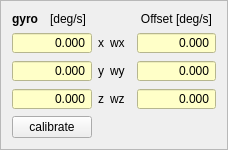
               <widget class="QFrame" name="frame_38">
                <property name="frameShape">
                 <enum>QFrame::StyledPanel</enum>
                </property>
                <property name="frameShadow">
                 <enum>QFrame::Raised</enum>
                </property>
                <layout class="QGridLayout" name="gridLayout_32">
                 <item row="5" column="4" colspan="2">
                  <widget class="QLabel" name="label_68">
                   <property name="autoFillBackground">
                    <bool>false</bool>
                   </property>
                   <property name="frameShape">
                    <enum>QFrame::NoFrame</enum>
                   </property>
                   <property name="frameShadow">
                    <enum>QFrame::Sunken</enum>
                   </property>
                   <property name="text">
                    <string>wy</string>
                   </property>
                   <property name="alignment">
                    <set>Qt::AlignLeading|Qt::AlignLeft|Qt::AlignVCenter</set>
                   </property>
                  </widget>
                 </item>
                 <item row="2" column="6">
                  <widget class="QDoubleSpinBox" name="val_gyro_offset_x">
                   <property name="toolTip">
                    <string>&lt;html&gt;&lt;head/&gt;&lt;body&gt;&lt;p&gt;Gyro offset value (x) degrees/sek&lt;/p&gt;&lt;/body&gt;&lt;/html&gt;</string>
                   </property>
                   <property name="whatsThis">
                    <string notr="true"/>
                   </property>
                   <property name="accessibleName">
                    <string notr="true"/>
                   </property>
                   <property name="accessibleDescription">
                    <string notr="true"/>
                   </property>
                   <property name="styleSheet">
                    <string notr="true">background-color: rgb(255, 255, 200);</string>
                   </property>
                   <property name="alignment">
                    <set>Qt::AlignRight|Qt::AlignTrailing|Qt::AlignVCenter</set>
                   </property>
                   <property name="readOnly">
                    <bool>true</bool>
                   </property>
                   <property name="buttonSymbols">
                    <enum>QAbstractSpinBox::NoButtons</enum>
                   </property>
                   <property name="specialValueText">
                    <string notr="true"/>
                   </property>
                   <property name="decimals">
                    <number>3</number>
                   </property>
                   <property name="minimum">
                    <double>-1000000.000000000000000</double>
                   </property>
                   <property name="maximum">
                    <double>1000000.000000000000000</double>
                   </property>
                  </widget>
                 </item>
                 <item row="7" column="6">
                  <widget class="QDoubleSpinBox" name="val_gyro_offset_z">
                   <property name="toolTip">
                    <string>&lt;html&gt;&lt;head/&gt;&lt;body&gt;&lt;p&gt;Gyro zero offset value (z) in degrees/sek&lt;/p&gt;&lt;/body&gt;&lt;/html&gt;</string>
                   </property>
                   <property name="styleSheet">
                    <string notr="true">background-color: rgb(255, 255, 200);</string>
                   </property>
                   <property name="alignment">
                    <set>Qt::AlignRight|Qt::AlignTrailing|Qt::AlignVCenter</set>
                   </property>
                   <property name="readOnly">
                    <bool>true</bool>
                   </property>
                   <property name="buttonSymbols">
                    <enum>QAbstractSpinBox::NoButtons</enum>
                   </property>
                   <property name="specialValueText">
                    <string notr="true"/>
                   </property>
                   <property name="decimals">
                    <number>3</number>
                   </property>
                   <property name="minimum">
                    <double>-1000000.000000000000000</double>
                   </property>
                   <property name="maximum">
                    <double>1000000.000000000000000</double>
                   </property>
                  </widget>
                 </item>
                 <item row="5" column="3">
                  <widget class="QLabel" name="label_65">
                   <property name="autoFillBackground">
                    <bool>false</bool>
                   </property>
                   <property name="frameShape">
                    <enum>QFrame::NoFrame</enum>
                   </property>
                   <property name="frameShadow">
                    <enum>QFrame::Sunken</enum>
                   </property>
                   <property name="text">
                    <string>y</string>
                   </property>
                   <property name="alignment">
                    <set>Qt::AlignLeading|Qt::AlignLeft|Qt::AlignVCenter</set>
                   </property>
                  </widget>
                 </item>
                 <item row="5" column="6">
                  <widget class="QDoubleSpinBox" name="val_gyro_offset_y">
                   <property name="toolTip">
                    <string>&lt;html&gt;&lt;head/&gt;&lt;body&gt;&lt;p&gt;Gyro offset value (y) degrees/sek&lt;/p&gt;&lt;p&gt;&lt;br/&gt;&lt;/p&gt;&lt;/body&gt;&lt;/html&gt;</string>
                   </property>
                   <property name="styleSheet">
                    <string notr="true">background-color: rgb(255, 255, 200);</string>
                   </property>
                   <property name="alignment">
                    <set>Qt::AlignRight|Qt::AlignTrailing|Qt::AlignVCenter</set>
                   </property>
                   <property name="readOnly">
                    <bool>true</bool>
                   </property>
                   <property name="buttonSymbols">
                    <enum>QAbstractSpinBox::NoButtons</enum>
                   </property>
                   <property name="specialValueText">
                    <string notr="true"/>
                   </property>
                   <property name="decimals">
                    <number>3</number>
                   </property>
                   <property name="minimum">
                    <double>-1000000.000000000000000</double>
                   </property>
                   <property name="maximum">
                    <double>1000000.000000000000000</double>
                   </property>
                  </widget>
                 </item>
                 <item row="0" column="0">
                  <widget class="QLabel" name="label_14">
                   <property name="font">
                    <font>
                     <weight>75</weight>
                     <bold>true</bold>
                    </font>
                   </property>
                   <property name="text">
                    <string>gyro</string>
                   </property>
                   <property name="buddy">
                    <cstring>val_gyro</cstring>
                   </property>
                  </widget>
                 </item>
                 <item row="2" column="3">
                  <widget class="QLabel" name="label_64">
                   <property name="autoFillBackground">
                    <bool>false</bool>
                   </property>
                   <property name="frameShape">
                    <enum>QFrame::NoFrame</enum>
                   </property>
                   <property name="frameShadow">
                    <enum>QFrame::Sunken</enum>
                   </property>
                   <property name="text">
                    <string>x</string>
                   </property>
                   <property name="alignment">
                    <set>Qt::AlignLeading|Qt::AlignLeft|Qt::AlignVCenter</set>
                   </property>
                  </widget>
                 </item>
                 <item row="0" column="1" colspan="2">
                  <widget class="QLabel" name="label_51">
                   <property name="text">
                    <string>[deg/s]</string>
                   </property>
                   <property name="alignment">
                    <set>Qt::AlignCenter</set>
                   </property>
                   <property name="buddy">
                    <cstring>val_gyro</cstring>
                   </property>
                  </widget>
                 </item>
                 <item row="8" column="0" colspan="3">
                  <widget class="QPushButton" name="imu_gyro_calibrate">
                   <property name="toolTip">
                    <string>&lt;html&gt;&lt;head/&gt;&lt;body&gt;&lt;p&gt;Request a one-second gyro calibration.&lt;/p&gt;&lt;p&gt;NB! the robot must be stationary during this time!&lt;/p&gt;&lt;/body&gt;&lt;/html&gt;</string>
                   </property>
                   <property name="text">
                    <string>calibrate</string>
                   </property>
                  </widget>
                 </item>
                 <item row="7" column="0" colspan="3">
                  <widget class="QDoubleSpinBox" name="val_gyro_3">
                   <property name="toolTip">
                    <string>&lt;html&gt;&lt;head/&gt;&lt;body&gt;&lt;p&gt;Gyro value (yaw) degrees/sek, positive is CCV.&lt;/p&gt;&lt;/body&gt;&lt;/html&gt;</string>
                   </property>
                   <property name="styleSheet">
                    <string notr="true">background-color: rgb(255, 255, 200);</string>
                   </property>
                   <property name="alignment">
                    <set>Qt::AlignRight|Qt::AlignTrailing|Qt::AlignVCenter</set>
                   </property>
                   <property name="readOnly">
                    <bool>true</bool>
                   </property>
                   <property name="buttonSymbols">
                    <enum>QAbstractSpinBox::NoButtons</enum>
                   </property>
                   <property name="specialValueText">
                    <string notr="true"/>
                   </property>
                   <property name="decimals">
                    <number>3</number>
                   </property>
                   <property name="minimum">
                    <double>-1000000.000000000000000</double>
                   </property>
                   <property name="maximum">
                    <double>1000000.000000000000000</double>
                   </property>
                  </widget>
                 </item>
                 <item row="5" column="0" colspan="3">
                  <widget class="QDoubleSpinBox" name="val_gyro_2">
                   <property name="toolTip">
                    <string>&lt;html&gt;&lt;head/&gt;&lt;body&gt;&lt;p&gt;Gyro value (tilt) degrees/sek, positive is forward.&lt;/p&gt;&lt;/body&gt;&lt;/html&gt;</string>
                   </property>
                   <property name="styleSheet">
                    <string notr="true">background-color: rgb(255, 255, 200);</string>
                   </property>
                   <property name="alignment">
                    <set>Qt::AlignRight|Qt::AlignTrailing|Qt::AlignVCenter</set>
                   </property>
                   <property name="readOnly">
                    <bool>true</bool>
                   </property>
                   <property name="buttonSymbols">
                    <enum>QAbstractSpinBox::NoButtons</enum>
                   </property>
                   <property name="specialValueText">
                    <string notr="true"/>
                   </property>
                   <property name="decimals">
                    <number>3</number>
                   </property>
                   <property name="minimum">
                    <double>-1000000.000000000000000</double>
                   </property>
                   <property name="maximum">
                    <double>1000000.000000000000000</double>
                   </property>
                  </widget>
                 </item>
                 <item row="2" column="0" colspan="3">
                  <widget class="QDoubleSpinBox" name="val_gyro">
                   <property name="toolTip">
                    <string>&lt;html&gt;&lt;head/&gt;&lt;body&gt;&lt;p&gt;Gyro value (roll) degrees/sek, positive is right.&lt;/p&gt;&lt;/body&gt;&lt;/html&gt;</string>
                   </property>
                   <property name="styleSheet">
                    <string notr="true">background-color: rgb(255, 255, 200);</string>
                   </property>
                   <property name="alignment">
                    <set>Qt::AlignRight|Qt::AlignTrailing|Qt::AlignVCenter</set>
                   </property>
                   <property name="readOnly">
                    <bool>true</bool>
                   </property>
                   <property name="buttonSymbols">
                    <enum>QAbstractSpinBox::NoButtons</enum>
                   </property>
                   <property name="specialValueText">
                    <string notr="true"/>
                   </property>
                   <property name="decimals">
                    <number>3</number>
                   </property>
                   <property name="minimum">
                    <double>-1000000.000000000000000</double>
                   </property>
                   <property name="maximum">
                    <double>1000000.000000000000000</double>
                   </property>
                  </widget>
                 </item>
                 <item row="7" column="3">
                  <widget class="QLabel" name="label_66">
                   <property name="autoFillBackground">
                    <bool>false</bool>
                   </property>
                   <property name="frameShape">
                    <enum>QFrame::NoFrame</enum>
                   </property>
                   <property name="frameShadow">
                    <enum>QFrame::Sunken</enum>
                   </property>
                   <property name="text">
                    <string>z</string>
                   </property>
                   <property name="alignment">
                    <set>Qt::AlignLeading|Qt::AlignLeft|Qt::AlignVCenter</set>
                   </property>
                  </widget>
                 </item>
                 <item row="7" column="4" colspan="2">
                  <widget class="QLabel" name="label_67">
                   <property name="autoFillBackground">
                    <bool>false</bool>
                   </property>
                   <property name="frameShape">
                    <enum>QFrame::NoFrame</enum>
                   </property>
                   <property name="frameShadow">
                    <enum>QFrame::Sunken</enum>
                   </property>
                   <property name="text">
                    <string>wz</string>
                   </property>
                   <property name="alignment">
                    <set>Qt::AlignLeading|Qt::AlignLeft|Qt::AlignVCenter</set>
                   </property>
                  </widget>
                 </item>
                 <item row="2" column="4">
                  <widget class="QLabel" name="label_115">
                   <property name="autoFillBackground">
                    <bool>false</bool>
                   </property>
                   <property name="frameShape">
                    <enum>QFrame::NoFrame</enum>
                   </property>
                   <property name="frameShadow">
                    <enum>QFrame::Sunken</enum>
                   </property>
                   <property name="text">
                    <string>wx</string>
                   </property>
                   <property name="alignment">
                    <set>Qt::AlignLeading|Qt::AlignLeft|Qt::AlignVCenter</set>
                   </property>
                  </widget>
                 </item>
                 <item row="0" column="6">
                  <widget class="QLabel" name="label_69">
                   <property name="autoFillBackground">
                    <bool>false</bool>
                   </property>
                   <property name="frameShape">
                    <enum>QFrame::NoFrame</enum>
                   </property>
                   <property name="frameShadow">
                    <enum>QFrame::Sunken</enum>
                   </property>
                   <property name="text">
                    <string>Offset [deg/s]</string>
                   </property>
                   <property name="alignment">
                    <set>Qt::AlignCenter</set>
                   </property>
                  </widget>
                 </item>
                </layout>
               </widget>
